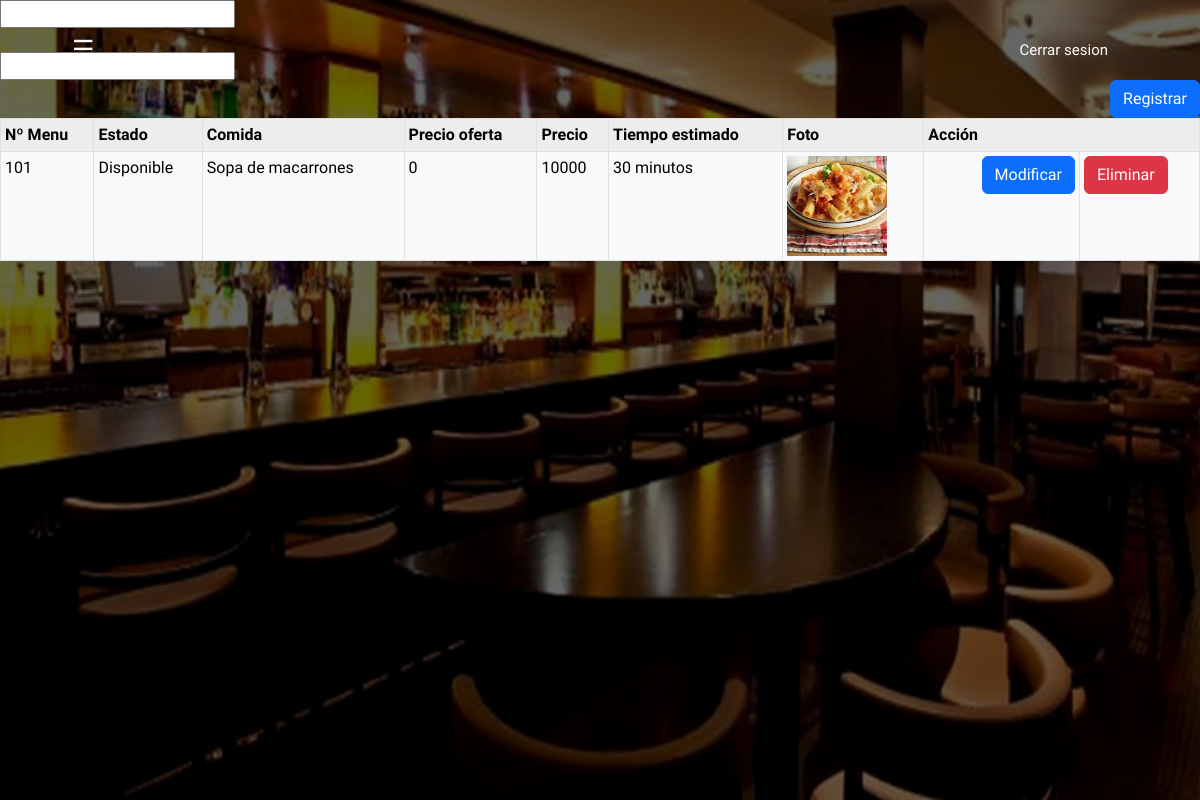
Page /admin/menu/index.php on the committed database.
### tables this page shows
CREATE TABLE `menu` (
  `cod_menu` int(3) NOT NULL,
  `id_esta` int(3) NOT NULL,
  `id_comida` int(11) NOT NULL,
  `precio_ofert` int(6) DEFAULT NULL,
  `precio` int(6) DEFAULT NULL,
  `tiempo_estimado` varchar(40) DEFAULT NULL,
  `foto` varchar(200) DEFAULT NULL
);

CREATE TABLE `estado` (
  `id_esta` int(3) NOT NULL,
  `tipo_estado` char(50) DEFAULT NULL
);

CREATE TABLE `tipo_comida` (
  `id_comida` int(11) NOT NULL,
  `id_cate` int(11) NOT NULL,
  `comida` varchar(80) DEFAULT NULL
);

### admin/menu/index.php (the view, shortened to what this page needs)
<?php
require("../../conexion/conexion.php");
    $cons = "SELECT * FROM menu,estado,tipo_comida WHERE menu.id_esta=estado.id_esta and menu.id_comida=tipo_comida.id_comida";
    $sql = $bd->prepare($cons);
    $sql->execute(array());
?>
<!DOCTYPE html>
<html lang="en">
<head>
        <link href="https://cdn.jsdelivr.net/npm/bootstrap@5.2.2/dist/css/bootstrap.min.css" rel="stylesheet">
    <link rel="stylesheet" href="../../css/menu.css">
</head>
<body>
<header class="header">
		<div class="container">
		<div class="btn-menu">
			<label for="btn-menu">☰</label>
		</div>
			<div class="logo">
				<h1>Logotipo</h1>
			</div>
			<nav class="menu">
				<a href="../../includes/cerrar.php">Cerrar sesion</a>
			</nav>
		</div>
	</header>
	<div class="capa"></div>
    <input type="text">
    <br>
    <br>
    <input type="text">
    <br>
    <div class="box-body">
    <button type="button" class="btn btn-primary" data-bs-toggle="modal" data-bs-target="#exampleModal">
                Registrar
            </button>
      <?php
    try {
        $sql2="SELECT * FROM estado WHERE id_esta = 3";
        $resultado2=$bd->prepare($sql2);
        $resultado2->execute(array());
        if ($menu=$resultado2->fetch(PDO::FETCH_ASSOC)) {
            ?>
            <div class="form-group">
                <table class="table  table-hover table-striped table-light table-bordered table-sm  caption-top">
                    <tr>
                        <th>Nº Menu<i class="bi bi-chevron-down"></i></th>
                        <th>Estado<i class="bi bi-chevron-down"></i></th>
                        <th>Comida<i class="bi bi-chevron-down"></i></th>
                        <th>Precio oferta<i class="bi bi-chevron-down"></i></th>
                        <th>Precio<i class="bi bi-chevron-down"></i></th>
                        <th>Tiempo estimado<i class="bi bi-chevron-down"></i></th>
                        <th>Foto<i class="bi bi-chevron-down"></i></th>
                        <th colspan="3">Acción<i class="bi bi-chevron-down"></i></th>
                    </tr>
                    <?php
                            foreach ($sql as $resul)
                            {
                                $d=$resul->cod_menu;
                                $no=$resul->tipo_estado;
                                $id=$resul->comida;
                                $ed=$resul->precio_ofert;
                                $te=$resul->precio;
                                $co=$resul->tiempo_estimado;
                                $fo=$resul->foto;
                    ?>
                    <tr>
          				<td><?php echo $d?></td>
          				<td><?php echo $no?></td>
                        <td><?php echo $id?></td>
                        <td><?php echo $ed?></td>
                        <td><?php echo $te?></td>
                        <td><?php echo $co?></td>
                        <td><?php echo (' <img src="../../foto/'.$fo.'" width="100"> ') ?></td>
        <td><button type="button" class="btn btn-primary" data-bs-toggle="modal" data-bs-target="#exampleModal1">
                Modificar
            </button></td>
                        <td><a class="btn btn-danger"  onclick="return confirm('¿Esta seguro de eliminar este menu?')" href="eliminar.php?id=<?php echo $d?>" class="button green">Eliminar</a></td>
                    </tr>
                    <?php
                        }
                    ?>
                </table>
            </div>
        <?php
        }
    } catch (Exception $e) {
        die("Error" . $e->GetMessage());
    }finally{
        $bd=null;
    }
?>
</body>
</html>

### css/menu.css (style rules this page uses)
* { margin: 0; padding: 0; box-sizing: border-box; font-family: 'Montserrat Alternates', sans-serif; }
body { background: url('../img/restaurante-bar.jpg'); background-size: 100vw 100vh; background-repeat: no-repeat; }
.capa { position: fixed; width: 100%; height: 100vh; background: rgba(0,0,0,0.6); z-index: -1; top: 0;left: 0; }
.header { width: 100%; height: 100px; position: fixed; top: 0;left: 0; }
.container { width: 90%; max-width: 1200px; margin: auto; }
.container .btn-menu, .logo { float: left; line-height:100px; }
.container .btn-menu label { color: #fff; font-size: 25px; cursor: pointer; }
.logo h1 { color: #fff; font-weight: 400; font-size: 22px; margin-left: 10px; }
.container .menu { float: right; line-height: 100px; }
.container .menu a { display: inline-block; padding: 15px; line-height: normal; text-decoration: none; color: #fff; transition: all 0.3s ease; border-bottom: 2px solid transparent; font-size: 15px; margin-right: 5px; }
button { float: right; }
button { margin-left: 18px; }

### rows in the picture
menu: cod_menu "101", id_esta.tipo_estado "Disponible", id_comida.comida "Sopa de macarrones", precio_ofert "0", precio "10000", tiempo_estimado "30 minutos", foto (picture)
